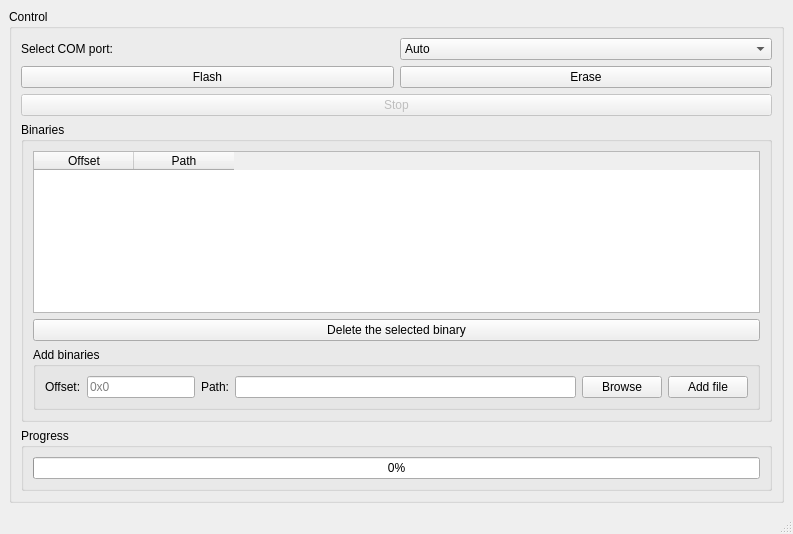
<?xml version="1.0" encoding="UTF-8"?>
<ui version="4.0">
 <class>MainWindow</class>
 <widget class="QMainWindow" name="MainWindow">
  <property name="geometry">
   <rect>
    <x>0</x>
    <y>0</y>
    <width>793</width>
    <height>534</height>
   </rect>
  </property>
  <property name="windowTitle">
   <string>MainWindow</string>
  </property>
  <widget class="QWidget" name="centralwidget">
   <layout class="QVBoxLayout" name="verticalLayout_6">
    <item>
     <layout class="QVBoxLayout" name="verticalLayout">
      <item>
       <widget class="QGroupBox" name="groupBox">
        <property name="title">
         <string>Control</string>
        </property>
        <layout class="QVBoxLayout" name="verticalLayout_2">
         <item>
          <layout class="QHBoxLayout" name="horizontalLayout_3">
           <item>
            <widget class="QLabel" name="label_3">
             <property name="text">
              <string>Select COM port:</string>
             </property>
            </widget>
           </item>
           <item>
            <widget class="QComboBox" name="comboBoxPorts">
             <item>
              <property name="text">
               <string>Auto</string>
              </property>
             </item>
            </widget>
           </item>
          </layout>
         </item>
         <item>
          <layout class="QHBoxLayout" name="horizontalLayout">
           <item>
            <widget class="QPushButton" name="flash_btn">
             <property name="text">
              <string>Flash</string>
             </property>
            </widget>
           </item>
           <item>
            <widget class="QPushButton" name="erase_btn">
             <property name="text">
              <string>Erase</string>
             </property>
            </widget>
           </item>
          </layout>
         </item>
         <item>
          <widget class="QPushButton" name="stop_btn">
           <property name="enabled">
            <bool>false</bool>
           </property>
           <property name="text">
            <string>Stop</string>
           </property>
          </widget>
         </item>
         <item>
          <widget class="QGroupBox" name="groupBox_2">
           <property name="title">
            <string>Binaries</string>
           </property>
           <layout class="QVBoxLayout" name="verticalLayout_4">
            <item>
             <widget class="QTableWidget" name="tableWidget">
              <column>
               <property name="text">
                <string>Offset</string>
               </property>
              </column>
              <column>
               <property name="text">
                <string>Path</string>
               </property>
              </column>
             </widget>
            </item>
            <item>
             <widget class="QPushButton" name="delete_btn">
              <property name="text">
               <string>Delete the selected binary</string>
              </property>
             </widget>
            </item>
            <item>
             <widget class="QGroupBox" name="groupBox_3">
              <property name="title">
               <string>Add binaries</string>
              </property>
              <layout class="QVBoxLayout" name="verticalLayout_3">
               <item>
                <layout class="QHBoxLayout" name="horizontalLayout_2" stretch="0,0,0,1,0,0">
                 <item>
                  <widget class="QLabel" name="label_2">
                   <property name="text">
                    <string>Offset:</string>
                   </property>
                  </widget>
                 </item>
                 <item>
                  <widget class="QLineEdit" name="add_offset">
                   <property name="placeholderText">
                    <string>0x0</string>
                   </property>
                  </widget>
                 </item>
                 <item>
                  <widget class="QLabel" name="label">
                   <property name="text">
                    <string>Path:</string>
                   </property>
                  </widget>
                 </item>
                 <item>
                  <widget class="QLineEdit" name="add_path"/>
                 </item>
                 <item>
                  <widget class="QPushButton" name="browse_btn">
                   <property name="text">
                    <string>Browse</string>
                   </property>
                  </widget>
                 </item>
                 <item>
                  <widget class="QPushButton" name="add_file_btn">
                   <property name="text">
                    <string>Add file</string>
                   </property>
                  </widget>
                 </item>
                </layout>
               </item>
              </layout>
             </widget>
            </item>
           </layout>
          </widget>
         </item>
         <item>
          <widget class="QGroupBox" name="groupBox_4">
           <property name="title">
            <string>Progress</string>
           </property>
           <layout class="QVBoxLayout" name="verticalLayout_5">
            <item>
             <widget class="QProgressBar" name="progressBar">
              <property name="value">
               <number>0</number>
              </property>
             </widget>
            </item>
           </layout>
          </widget>
         </item>
        </layout>
       </widget>
      </item>
     </layout>
    </item>
   </layout>
  </widget>
  <widget class="QMenuBar" name="menubar">
   <property name="geometry">
    <rect>
     <x>0</x>
     <y>0</y>
     <width>793</width>
     <height>21</height>
    </rect>
   </property>
  </widget>
  <widget class="QStatusBar" name="statusbar"/>
 </widget>
 <resources/>
 <connections/>
</ui>
